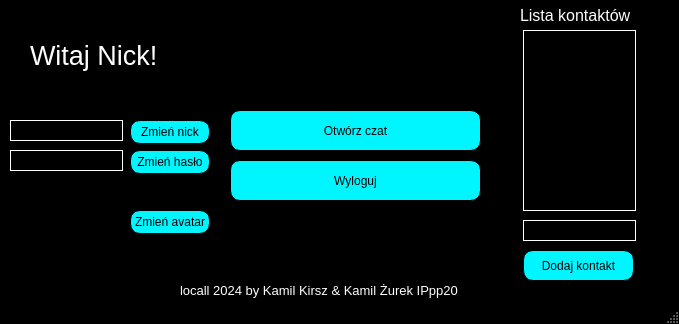
<?xml version="1.0" encoding="UTF-8"?>
<ui version="4.0">
 <class>log</class>
 <widget class="QMainWindow" name="log">
  <property name="geometry">
   <rect>
    <x>0</x>
    <y>0</y>
    <width>679</width>
    <height>324</height>
   </rect>
  </property>
  <property name="palette">
   <palette>
    <active>
     <colorrole role="Window">
      <brush brushstyle="SolidPattern">
       <color alpha="255">
        <red>0</red>
        <green>0</green>
        <blue>0</blue>
       </color>
      </brush>
     </colorrole>
    </active>
    <inactive>
     <colorrole role="Window">
      <brush brushstyle="SolidPattern">
       <color alpha="255">
        <red>0</red>
        <green>0</green>
        <blue>0</blue>
       </color>
      </brush>
     </colorrole>
    </inactive>
    <disabled>
     <colorrole role="Base">
      <brush brushstyle="SolidPattern">
       <color alpha="255">
        <red>0</red>
        <green>0</green>
        <blue>0</blue>
       </color>
      </brush>
     </colorrole>
     <colorrole role="Window">
      <brush brushstyle="SolidPattern">
       <color alpha="255">
        <red>0</red>
        <green>0</green>
        <blue>0</blue>
       </color>
      </brush>
     </colorrole>
    </disabled>
   </palette>
  </property>
  <property name="windowTitle">
   <string>locall - logged</string>
  </property>
  <property name="windowIcon">
   <iconset>
    <normaloff>locall.png</normaloff>locall.png</iconset>
  </property>
  <widget class="QWidget" name="centralwidget">
   <widget class="QLabel" name="nicklabel">
    <property name="geometry">
     <rect>
      <x>30</x>
      <y>40</y>
      <width>241</width>
      <height>31</height>
     </rect>
    </property>
    <property name="palette">
     <palette>
      <active>
       <colorrole role="WindowText">
        <brush brushstyle="SolidPattern">
         <color alpha="255">
          <red>255</red>
          <green>255</green>
          <blue>255</blue>
         </color>
        </brush>
       </colorrole>
       <colorrole role="Text">
        <brush brushstyle="SolidPattern">
         <color alpha="255">
          <red>255</red>
          <green>255</green>
          <blue>255</blue>
         </color>
        </brush>
       </colorrole>
      </active>
      <inactive>
       <colorrole role="WindowText">
        <brush brushstyle="SolidPattern">
         <color alpha="255">
          <red>255</red>
          <green>255</green>
          <blue>255</blue>
         </color>
        </brush>
       </colorrole>
       <colorrole role="Text">
        <brush brushstyle="SolidPattern">
         <color alpha="255">
          <red>255</red>
          <green>255</green>
          <blue>255</blue>
         </color>
        </brush>
       </colorrole>
      </inactive>
      <disabled/>
     </palette>
    </property>
    <property name="font">
     <font>
      <pointsize>20</pointsize>
     </font>
    </property>
    <property name="text">
     <string>Witaj Nick!</string>
    </property>
   </widget>
   <widget class="QPushButton" name="changeLogin">
    <property name="geometry">
     <rect>
      <x>130</x>
      <y>120</y>
      <width>80</width>
      <height>24</height>
     </rect>
    </property>
    <property name="styleSheet">
     <string notr="true">border:1px solid black;background-color:#00f6ff;color:black;border-radius:10px;</string>
    </property>
    <property name="text">
     <string>Zmień nick</string>
    </property>
   </widget>
   <widget class="QPushButton" name="changePass">
    <property name="geometry">
     <rect>
      <x>130</x>
      <y>150</y>
      <width>80</width>
      <height>24</height>
     </rect>
    </property>
    <property name="styleSheet">
     <string notr="true">border:1px solid black;background-color:#00f6ff;color:black;border-radius:10px;</string>
    </property>
    <property name="text">
     <string>Zmień hasło</string>
    </property>
   </widget>
   <widget class="QLineEdit" name="insertLogin">
    <property name="geometry">
     <rect>
      <x>10</x>
      <y>120</y>
      <width>113</width>
      <height>21</height>
     </rect>
    </property>
    <property name="styleSheet">
     <string notr="true">border:1px solid white;background-color:black;color:white;</string>
    </property>
   </widget>
   <widget class="QLineEdit" name="insertPass">
    <property name="geometry">
     <rect>
      <x>10</x>
      <y>150</y>
      <width>113</width>
      <height>21</height>
     </rect>
    </property>
    <property name="styleSheet">
     <string notr="true">border:1px solid white;background-color:black;color:white;</string>
    </property>
   </widget>
   <widget class="QLabel" name="label_7">
    <property name="geometry">
     <rect>
      <x>290</x>
      <y>0</y>
      <width>101</width>
      <height>101</height>
     </rect>
    </property>
    <property name="minimumSize">
     <size>
      <width>101</width>
      <height>101</height>
     </size>
    </property>
    <property name="text">
     <string/>
    </property>
    <property name="pixmap">
     <pixmap>locallllll.png</pixmap>
    </property>
    <property name="scaledContents">
     <bool>true</bool>
    </property>
   </widget>
   <widget class="QPushButton" name="openChat">
    <property name="geometry">
     <rect>
      <x>230</x>
      <y>110</y>
      <width>251</width>
      <height>41</height>
     </rect>
    </property>
    <property name="styleSheet">
     <string notr="true">border:1px solid black;background-color:#00f6ff;color:black;border-radius:10px;</string>
    </property>
    <property name="text">
     <string>Otwórz czat</string>
    </property>
   </widget>
   <widget class="QLabel" name="label">
    <property name="geometry">
     <rect>
      <x>280</x>
      <y>70</y>
      <width>49</width>
      <height>16</height>
     </rect>
    </property>
    <property name="text">
     <string/>
    </property>
   </widget>
   <widget class="QLabel" name="imgLabel">
    <property name="geometry">
     <rect>
      <x>20</x>
      <y>180</y>
      <width>91</width>
      <height>81</height>
     </rect>
    </property>
    <property name="text">
     <string/>
    </property>
    <property name="pixmap">
     <pixmap>locallllll.png</pixmap>
    </property>
    <property name="scaledContents">
     <bool>true</bool>
    </property>
   </widget>
   <widget class="QPushButton" name="changeAvatar">
    <property name="geometry">
     <rect>
      <x>130</x>
      <y>210</y>
      <width>80</width>
      <height>24</height>
     </rect>
    </property>
    <property name="styleSheet">
     <string notr="true">border:1px solid black;background-color:#00f6ff;color:black;border-radius:10px;</string>
    </property>
    <property name="text">
     <string>Zmień avatar</string>
    </property>
   </widget>
   <widget class="QLabel" name="idlabel_2">
    <property name="geometry">
     <rect>
      <x>520</x>
      <y>0</y>
      <width>171</width>
      <height>31</height>
     </rect>
    </property>
    <property name="palette">
     <palette>
      <active>
       <colorrole role="WindowText">
        <brush brushstyle="SolidPattern">
         <color alpha="255">
          <red>255</red>
          <green>255</green>
          <blue>255</blue>
         </color>
        </brush>
       </colorrole>
       <colorrole role="Text">
        <brush brushstyle="SolidPattern">
         <color alpha="255">
          <red>255</red>
          <green>255</green>
          <blue>255</blue>
         </color>
        </brush>
       </colorrole>
      </active>
      <inactive>
       <colorrole role="WindowText">
        <brush brushstyle="SolidPattern">
         <color alpha="255">
          <red>255</red>
          <green>255</green>
          <blue>255</blue>
         </color>
        </brush>
       </colorrole>
       <colorrole role="Text">
        <brush brushstyle="SolidPattern">
         <color alpha="255">
          <red>255</red>
          <green>255</green>
          <blue>255</blue>
         </color>
        </brush>
       </colorrole>
      </inactive>
      <disabled/>
     </palette>
    </property>
    <property name="font">
     <font>
      <pointsize>12</pointsize>
     </font>
    </property>
    <property name="text">
     <string>Lista kontaktów</string>
    </property>
   </widget>
   <widget class="QPushButton" name="LogoutButton">
    <property name="geometry">
     <rect>
      <x>230</x>
      <y>160</y>
      <width>251</width>
      <height>41</height>
     </rect>
    </property>
    <property name="styleSheet">
     <string notr="true">border:1px solid black;background-color:#00f6ff;color:black;border-radius:10px;</string>
    </property>
    <property name="text">
     <string>Wyloguj</string>
    </property>
   </widget>
   <widget class="QLabel" name="label_3">
    <property name="geometry">
     <rect>
      <x>180</x>
      <y>280</y>
      <width>791</width>
      <height>20</height>
     </rect>
    </property>
    <property name="palette">
     <palette>
      <active>
       <colorrole role="WindowText">
        <brush brushstyle="SolidPattern">
         <color alpha="255">
          <red>255</red>
          <green>255</green>
          <blue>255</blue>
         </color>
        </brush>
       </colorrole>
      </active>
      <inactive>
       <colorrole role="WindowText">
        <brush brushstyle="SolidPattern">
         <color alpha="255">
          <red>255</red>
          <green>255</green>
          <blue>255</blue>
         </color>
        </brush>
       </colorrole>
      </inactive>
      <disabled/>
     </palette>
    </property>
    <property name="font">
     <font>
      <pointsize>10</pointsize>
     </font>
    </property>
    <property name="layoutDirection">
     <enum>Qt::LeftToRight</enum>
    </property>
    <property name="text">
     <string>locall 2024 by Kamil Kirsz &amp; Kamil Żurek IPpp20</string>
    </property>
   </widget>
   <widget class="QPushButton" name="addContactButton">
    <property name="geometry">
     <rect>
      <x>523</x>
      <y>250</y>
      <width>111</width>
      <height>31</height>
     </rect>
    </property>
    <property name="styleSheet">
     <string notr="true">border:1px solid black;background-color:#00f6ff;color:black;border-radius:10px;</string>
    </property>
    <property name="text">
     <string>Dodaj kontakt</string>
    </property>
   </widget>
   <widget class="QLineEdit" name="addContact">
    <property name="geometry">
     <rect>
      <x>523</x>
      <y>220</y>
      <width>113</width>
      <height>21</height>
     </rect>
    </property>
    <property name="styleSheet">
     <string notr="true">border:1px solid white;background-color:black;color:white;</string>
    </property>
   </widget>
   <widget class="QPlainTextEdit" name="contactList">
    <property name="geometry">
     <rect>
      <x>523</x>
      <y>30</y>
      <width>113</width>
      <height>181</height>
     </rect>
    </property>
    <property name="styleSheet">
     <string notr="true">border:1px solid white;background-color:black;color:white;</string>
    </property>
    <property name="readOnly">
     <bool>true</bool>
    </property>
   </widget>
  </widget>
  <widget class="QMenuBar" name="menubar">
   <property name="geometry">
    <rect>
     <x>0</x>
     <y>0</y>
     <width>679</width>
     <height>21</height>
    </rect>
   </property>
  </widget>
  <widget class="QStatusBar" name="statusbar"/>
 </widget>
 <resources/>
 <connections/>
</ui>
